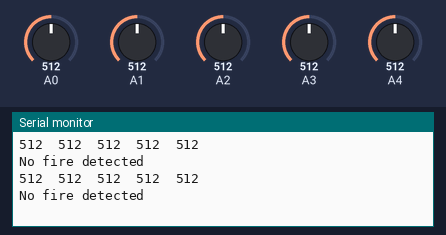
This sketch was run on a simulated Arduino Uno, built with avr-gcc and run on an emulated ATmega328P. Shown: the last lines printed to the serial monitor. Inputs (shaded band) come from the test bench; at power-on: A0 = 512, A2 = 512, A1 = 512, A3 = 512, A4 = 512.

Above: at 2.0 s.
2.1 s: A0 set to 531
At 3.2 s:
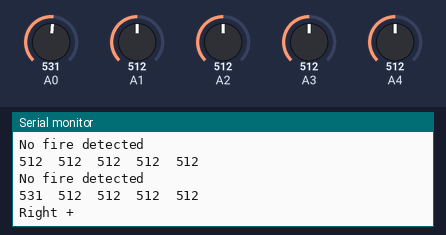
9.3 s: A2 set to 810
At 10.1 s:
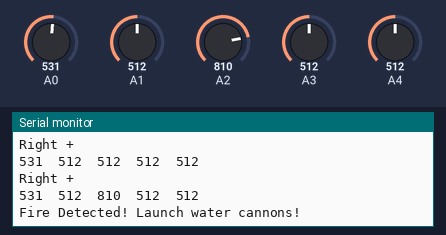
12.9 s: A2 set to 783
At 14.0 s:
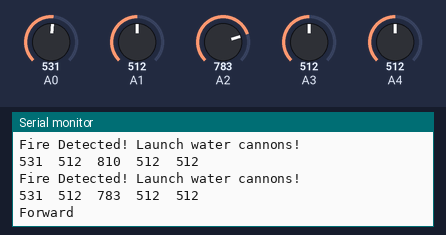
Timing chart, 0 to 15.9 s (numbered marks = the images above; inputs shaded):
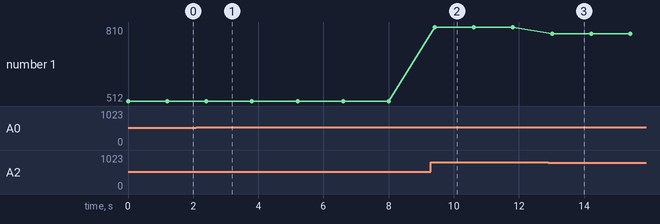

The sketch:

5_chnnel_flame_sensor.ino
```cpp
const int sensorMin = 0;     // sensor minimum
const int sensorMax = 1024;  // sensor maximum

void setup() {
  Serial.begin(9600);
}
void loop() {
  // read the sensor on analog A0:
   int s0 = analogRead(A0);
  int s1 = analogRead(A1);
  int s2 = analogRead(A2);
  int s3 = analogRead(A3);
  int s4 = analogRead(A4);
  Serial.print(s0);
  Serial.print("\t");
  Serial.print(s1);
  Serial.print("\t");
  Serial.print(s2);
  Serial.print("\t");
  Serial.print(s3);
  Serial.print("\t");
  Serial.println(s4);

  int direction;
  if ((s0 < 30) && (s1 < 30) && (s2 < 30) && (s3 < 30) && (s4 < 30))
    direction = 0;
//  else if (s2 > 985)
  else if (s2 > 800)
    direction = 6;
  else if ((s0 > s1) && (s0 > s2) && (s0 > s3) && (s0 > s4))
    direction = 1;
  else if ((s1 > s0) && (s1 > s2) && (s1 > s3) && (s1 > s4))
    direction = 2;
  else if ((s2 > s0) && (s2 > s1) && (s2 > s3) && (s2 > s4))
    direction = 3;
  else if ((s3 > s0) && (s3 > s1) && (s3 > s2) && (s3 > s4))
    direction = 4;
  else if ((s4 > s0) && (s4 > s1) && (s4 > s2) && (s4 > s3))
    direction = 5;

  switch (direction) {
    case 0:
      Serial.println("No fire detected");
      delay(200);
      break;

    case 1:
      Serial.println("Right +");
      delay(400);
      break;

    case 2:
      Serial.println("Right");
      delay(200);
      break;

    case 3:
      Serial.println("Forward");
      delay(200);
      break;

    case 4:
      Serial.println("Left");
      delay(200);
      break;

    case 5:
      Serial.println("Left +");
      delay(400);
      break;

    case 6:
      Serial.println("Fire Detected! Launch water cannons!");
      delay(200);

  }
  delay(1000);
}
```

Measured:
- the behaviour switches between 512 and 513 on A0 (found by bisection; images 0 and 1)
- the behaviour switches between 801 and 800 on A2 (found by bisection; images 2 and 3)
- after the input at 2.1 s, the serial monitor: prints a new line after 0.30 s (image 1)
- after the input at 9.3 s, the serial monitor: prints a new line after 0.11 s (image 2)
- after the input at 12.9 s, the serial monitor: prints a new line after 0.12 s (image 3)
- plotted number 1: 512 → 810 after the input at 9.3 s, 810 → 783 after the input at 12.9 s
